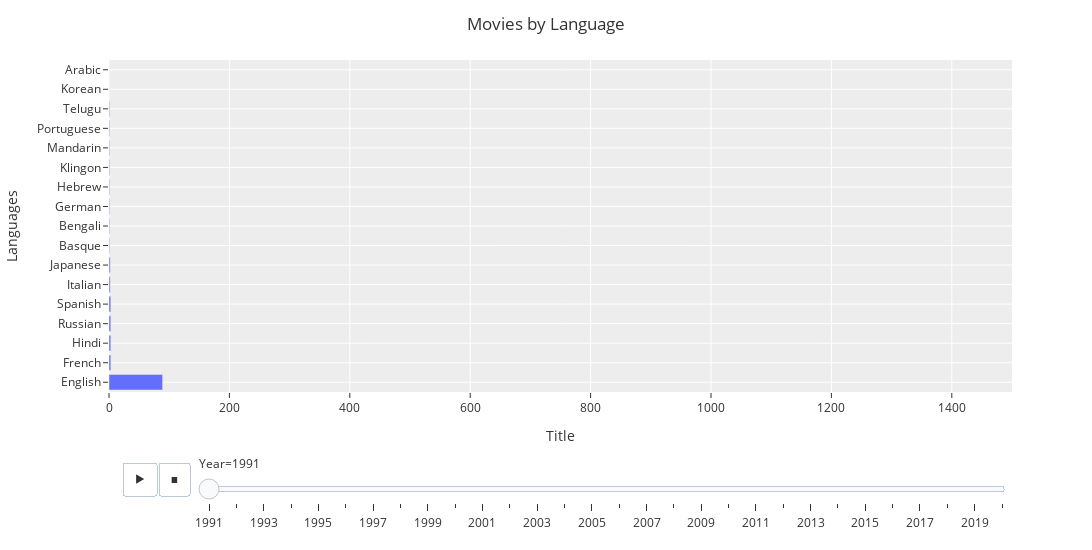

Write notebook code for a chart like this one.
### Code cell
fig4=px.bar(language_year, x="Title", y="Languages",animation_frame="Year",width=1100,height=550)
fig4.layout.updatemenus[0].buttons[0].args[1]['frame']['duration']=1000
fig4.layout.updatemenus[0].buttons[0].args[1]['transition']['duration']=2000
fig4.update_layout(title="Movies by Language",xaxis=dict(range=[0, 1500],autorange=False),template='ggplot2')
fig4.show()

### Figure 1 — Plotly figure (JSON) as saved in the notebook; plotly's stock layout.template omitted (floating-point values rounded to 4 significant figures)
{"data": [{"alignmentgroup": "True", "hovertemplate": "Year=1991<br>Title=%{x}<br>Languages=%{y}<extra></extra>", "legendgroup": "", "marker": {"color": "#636efa"}, "name": "", "offsetgroup": "", "orientation": "h", "showlegend": false, "textposition": "auto", "type": "bar", "x": [89, 3, 3, 3, 3, 2, 2, 1, 1, 1, 1, 1, 1, 1, 1, 0, 0], "xaxis": "x", "y": ["English", "French", "Hindi", "Russian", "Spanish", "Italian", "Japanese", "Basque", "Bengali", "German", "Hebrew", "Klingon", "Mandarin", "Portuguese", "Telugu", "Korean", "Arabic"], "yaxis": "y"}], "layout": {"barmode": "relative", "height": 550, "legend": {"tracegroupgap": 0}, "margin": {"t": 60}, "sliders": [{"active": 0, "currentvalue": {"prefix": "Year="}, "len": 0.9, "pad": {"b": 10, "t": 60}, "steps": [{"args": [["1991"], {"frame": {"duration": 0, "redraw": true}, "fromcurrent": true, "mode": "immediate", "transition": {"duration": 0, "easing": "linear"}}], "label": "1991", "method": "animate"}, {"args": [["1992"], {"frame": {"duration": 0, "redraw": true}, "fromcurrent": true, "mode": "immediate", "transition": {"duration": 0, "easing": "linear"}}], "label": "1992", "method": "animate"}, {"args": [["1993"], {"frame": {"duration": 0, "redraw": true}, "fromcurrent": true, "mode": "immediate", "transition": {"duration": 0, "easing": "linear"}}], "label": "1993", "method": "animate"}, {"args": [["1994"], {"frame": {"duration": 0, "redraw": true}, "fromcurrent": true, "mode": "immediate", "transition": {"duration": 0, "easing": "linear"}}], "label": "1994", "method": "animate"}, {"args": [["1995"], {"frame": {"duration": 0, "redraw": true}, "fromcurrent": true, "mode": "immediate", "transition": {"duration": 0, "easing": "linear"}}], "label": "1995", "method": "animate"}, {"args": [["1996"], {"frame": {"duration": 0, "redraw": true}, "fromcurrent": true, "mode": "immediate", "transition": {"duration": 0, "easing": "linear"}}], "label": "1996", "method": "animate"}, {"args": [["1997"], {"frame": {"duration": 0, "redraw": true}, "fromcurrent": true, "mode": "immediate", "transition": {"duration": 0, "easing": "linear"}}], "label": "1997", "method": "animate"}, {"args": [["1998"], {"frame": {"duration": 0, "redraw": true}, "fromcurrent": true, "mode": "immediate", "transition": {"duration": 0, "easing": "linear"}}], "label": "1998", "method": "animate"}, {"args": [["1999"], {"frame": {"duration": 0, "redraw": true}, "fromcurrent": true, "mode": "immediate", "transition": {"duration": 0, "easing": "linear"}}], "label": "1999", "method": "animate"}, {"args": [["2000"], {"frame": {"duration": 0, "redraw": true}, "fromcurrent": true, "mode": "immediate", "transition": {"duration": 0, "easing": "linear"}}], "label": "2000", "method": "animate"}, {"args": [["2001"], {"frame": {"duration": 0, "redraw": true}, "fromcurrent": true, "mode": "immediate", "transition": {"duration": 0, "easing": "linear"}}], "label": "2001", "method": "animate"}, {"args": [["2002"], {"frame": {"duration": 0, "redraw": true}, "fromcurrent": true, "mode": "immediate", "transition": {"duration": 0, "easing": "linear"}}], "label": "2002", "method": "animate"}, {"args": [["2003"], {"frame": {"duration": 0, "redraw": true}, "fromcurrent": true, "mode": "immediate", "transition": {"duration": 0, "easing": "linear"}}], "label": "2003", "method": "animate"}, {"args": [["2004"], {"frame": {"duration": 0, "redraw": true}, "fromcurrent": true, "mode": "immediate", "transition": {"duration": 0, "easing": "linear"}}], "label": "2004", "method": "animate"}, {"args": [["2005"], {"frame": {"duration": 0, "redraw": true}, "fromcurrent": true, "mode": "immediate", "transition": {"duration": 0, "easing": "linear"}}], "label": "2005", "method": "animate"}, {"args": [["2006"], {"frame": {"duration": 0, "redraw": true}, "fromcurrent": true, "mode": "immediate", "transition": {"duration": 0, "easing": "linear"}}], "label": "2006", "method": "animate"}, {"args": [["2007"], {"frame": {"duration": 0, "redraw": true}, "fromcurrent": true, "mode": "immediate", "transition": {"duration": 0, "easing": "linear"}}], "label": "2007", "method": "animate"}, {"args": [["2008"], {"frame": {"duration": 0, "redraw": true}, "fromcurrent": true, "mode": "immediate", "transition": {"duration": 0, "easing": "linear"}}], "label": "2008", "method": "animate"}, {"args": [["2009"], {"frame": {"duration": 0, "redraw": true}, "fromcurrent": true, "mode": "immediate", "transition": {"duration": 0, "easing": "linear"}}], "label": "2009", "method": "animate"}, {"args": [["2010"], {"frame": {"duration": 0, "redraw": true}, "fromcurrent": true, "mode": "immediate", "transition": {"duration": 0, "easing": "linear"}}], "label": "2010", "method": "animate"}, {"args": [["2011"], {"frame": {"duration": 0, "redraw": true}, "fromcurrent": true, "mode": "immediate", "transition": {"duration": 0, "easing": "linear"}}], "label": "2011", "method": "animate"}, {"args": [["2012"], {"frame": {"duration": 0, "redraw": true}, "fromcurrent": true, "mode": "immediate", "transition": {"duration": 0, "easing": "linear"}}], "label": "2012", "method": "animate"}, {"args": [["2013"], {"frame": {"duration": 0, "redraw": true}, "fromcurrent": true, "mode": "immediate", "transition": {"duration": 0, "easing": "linear"}}], "label": "2013", "method": "animate"}, {"args": [["2014"], {"frame": {"duration": 0, "redraw": true}, "fromcurrent": true, "mode": "immediate", "transition": {"duration": 0, "easing": "linear"}}], "label": "2014", "method": "animate"}, {"args": [["2015"], {"frame": {"duration": 0, "redraw": true}, "fromcurrent": true, "mode": "immediate", "transition": {"duration": 0, "easing": "linear"}}], "label": "2015", "method": "animate"}, {"args": [["2016"], {"frame": {"duration": 0, "redraw": true}, "fromcurrent": true, "mode": "immediate", "transition": {"duration": 0, "easing": "linear"}}], "label": "2016", "method": "animate"}, {"args": [["2017"], {"frame": {"duration": 0, "redraw": true}, "fromcurrent": true, "mode": "immediate", "transition": {"duration": 0, "easing": "linear"}}], "label": "2017", "method": "animate"}, {"args": [["2018"], {"frame": {"duration": 0, "redraw": true}, "fromcurrent": true, "mode": "immediate", "transition": {"duration": 0, "easing": "linear"}}], "label": "2018", "method": "animate"}, {"args": [["2019"], {"frame": {"duration": 0, "redraw": true}, "fromcurrent": true, "mode": "immediate", "transition": {"duration": 0, "easing": "linear"}}], "label": "2019", "method": "animate"}, {"args": [["2020"], {"frame": {"duration": 0, "redraw": true}, "fromcurrent": true, "mode": "immediate", "transition": {"duration": 0, "easing": "linear"}}], "label": "2020", "method": "animate"}], "x": 0.1, "xanchor": "left", "y": 0, "yanchor": "top"}], "title": {"text": "Movies by Language"}, "updatemenus": [{"buttons": [{"args": [null, {"frame": {"duration": 1000, "redraw": true}, "fromcurrent": true, "mode": "immediate", "transition": {"duration": 2000, "easing": "linear"}}], "label": "&#9654;", "method": "animate"}, {"args": [[null], {"frame": {"duration": 0, "redraw": true}, "fromcurrent": true, "mode": "immediate", "transition": {"duration": 0, "easing": "linear"}}], "label": "&#9724;", "method": "animate"}], "direction": "left", "pad": {"r": 10, "t": 70}, "showactive": false, "type": "buttons", "x": 0.1, "xanchor": "right", "y": 0, "yanchor": "top"}], "width": 1100, "xaxis": {"anchor": "y", "autorange": false, "domain": [0, 1], "range": [0, 1500], "title": {"text": "Title"}, "type": "linear"}, "yaxis": {"anchor": "x", "autorange": true, "domain": [0, 1], "range": [-0.5, 16.5], "title": {"text": "Languages"}, "type": "category"}}}
